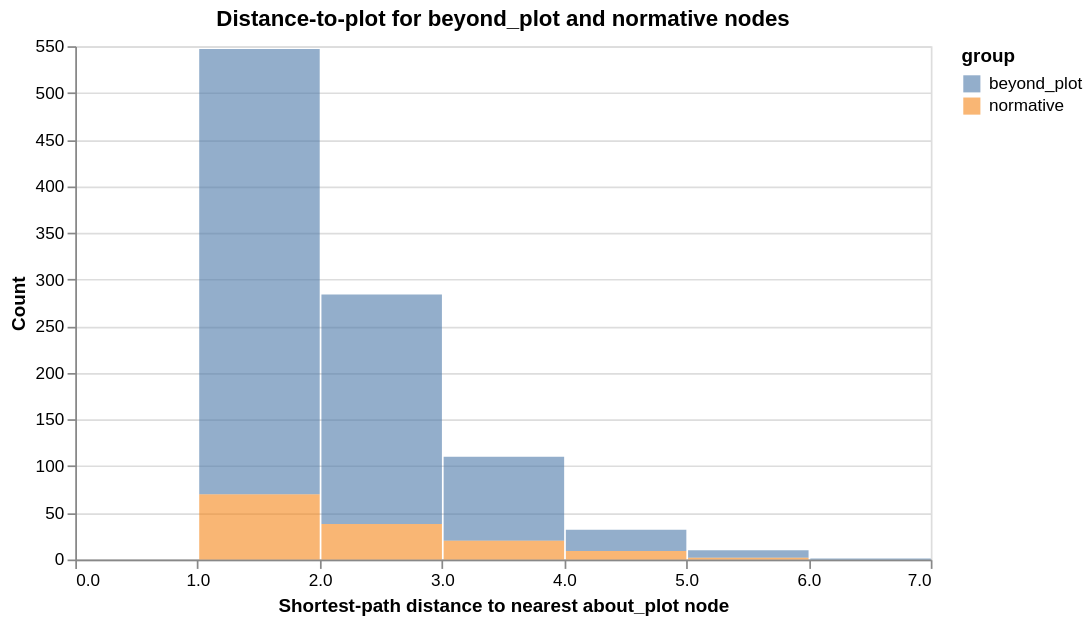

The code cell stored with this chart in its notebook:
### Code cell
finite = dist_df[dist_df["dist_to_plot"] < np.inf]
anchored_frac = len(finite) / max(len(dist_df), 1)
print(f"Fraction of beyond_plot/normative nodes reachable from about_plot: {anchored_frac:.3f}")

if not finite.empty:
    max_dist = int(finite["dist_to_plot"].max()) + 1
    alt.Chart(finite).mark_bar(opacity=0.6).encode(
        x=alt.X("dist_to_plot:Q", bin=alt.Bin(step=1, extent=[0, max_dist]),
                 title="Shortest-path distance to nearest about_plot node"),
        y=alt.Y("count()", title="Count"),
        color=alt.Color("group:N"),
    ).properties(
        title="Distance-to-plot for beyond_plot and normative nodes",
        width=500, height=300,
    ).display()

### Figure 1 — Vega-Lite specification as saved in the notebook (floating-point values rounded to 4 significant figures; data arrays with more than 128 entries replaced by an {"elided": "..."} marker saying what was removed)
{"config": {"view": {"continuousWidth": 300, "continuousHeight": 300}}, "data": {"name": "data-1c8d2c7af3a7c49e0e87c963942d56a6"}, "mark": {"type": "bar", "opacity": 0.6}, "encoding": {"color": {"field": "group", "type": "nominal"}, "x": {"bin": {"extent": [0, 7], "step": 1}, "field": "dist_to_plot", "title": "Shortest-path distance to nearest about_plot node", "type": "quantitative"}, "y": {"aggregate": "count", "title": "Count", "type": "quantitative"}}, "height": 300, "title": "Distance-to-plot for beyond_plot and normative nodes", "width": 500, "$schema": "https://vega.github.io/schema/vega-lite/v6.1.0.json", "datasets": {"data-1c8d2c7af3a7c49e0e87c963942d56a6": {"elided": "984 records"}}}
